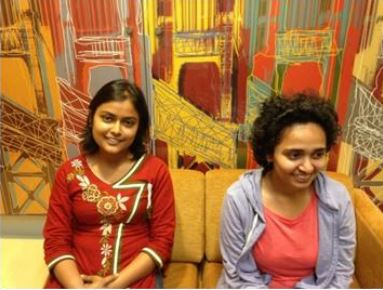
%> input picture data/sample1_1.JPG, 383 x 290 px
$ octave switchingScript.m   (GNU Octave 9; MATLAB toolbox functions it lacks are replaced by stand-ins)
%> lines starting %> are read from the running program, lines starting %| are printed output that depends on the picture
### src/getWarpedImage.m
function [Ir, tform] = getWarpedImage(img1, img2)
    I1 = rgb2gray(img1);
    I2 = rgb2gray(img2);

    % Find the SURF features.
    points1 = detectSURFFeatures(I1);
    points2 = detectSURFFeatures(I2);

    % Extract the features.
    [f1, vpts1] = extractFeatures(I1, points1);
    [f2, vpts2] = extractFeatures(I2, points2);

    % Retrive the locations of matched points. The SURF feature vectors are already normalized.
    indexPairs = matchFeatures(f1, f2, 'Prenormalized', true);
    matchedPoints1 = vpts1(indexPairs(:, 1));
    matchedPoints2 = vpts2(indexPairs(:, 2));

    % Display the matching points.
    %figure; showMatchedFeatures(I1, I2, matchedPoints1, matchedPoints2);
    %legend('matched points 1', 'matched points 2');
    %title('Matched SURF points, including outliers');

    % Exclude the outliers, and compute the transformation matrix.
    [tform, inlierPts1, inlierPts2] = estimateGeometricTransform(matchedPoints1, matchedPoints2, 'similarity');
    %figure; showMatchedFeatures(I1, I2, inlierPts1, inlierPts2);
    %legend('matched points 1', 'matched points 2');
    %title('Matched inlier points');

    % Warp image
    outputView = imref2d(size(I1));
    Ir = imwarp(img2, tform, 'OutputView', outputView);
    %figure; imshow(Ir); title('Warped Image');
end

### src/switchingScript.m
clear all;

% Add subdirectory
addpath ./pyramidblending/

% Read image and resize
img1 = imread('../data/sample1_1.JPG');
%> img1 is the input picture: size 290x383x3 uint8; mean R, G, B 172.4, 112.9, 61.2
img2 = imread('../data/sample1_2.JPG');
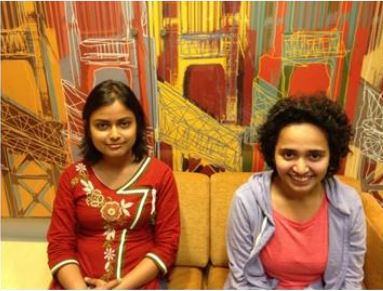
%> input picture data/sample1_2.JPG, 383 x 291 px
%> img2 is the input picture: size 291x383x3 uint8; mean R, G, B 174.6, 111.8, 59.7

img1 = im2double(img1);
%> img1: size 290x383x3 double
img2 = im2double(img2);
%> img2: size 291x383x3 double
img1 = imresize(img1, [size(img2,1) size(img2,2)]);
%> img1: size 291x383x3 double

% Align two image by using SURF and RANSAC
img2_warped = getWarpedImage(img1,img2);
%> in getWarpedImage, `I1 = rgb2gray(img1);`:
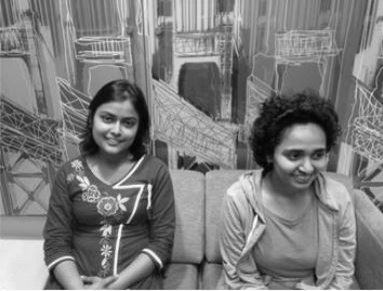
%> I1: size 291x383 double; min 0.0073, max 0.999, mean 0.489
%> in getWarpedImage, `I2 = rgb2gray(img2);`:
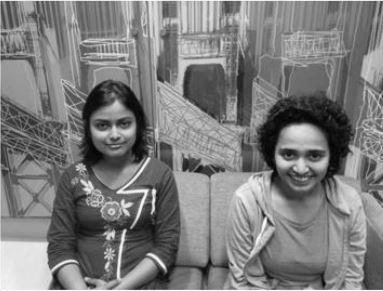
%> I2: size 291x383 double; min 0.00821, max 0.998, mean 0.489
%> the run ends on the next line
